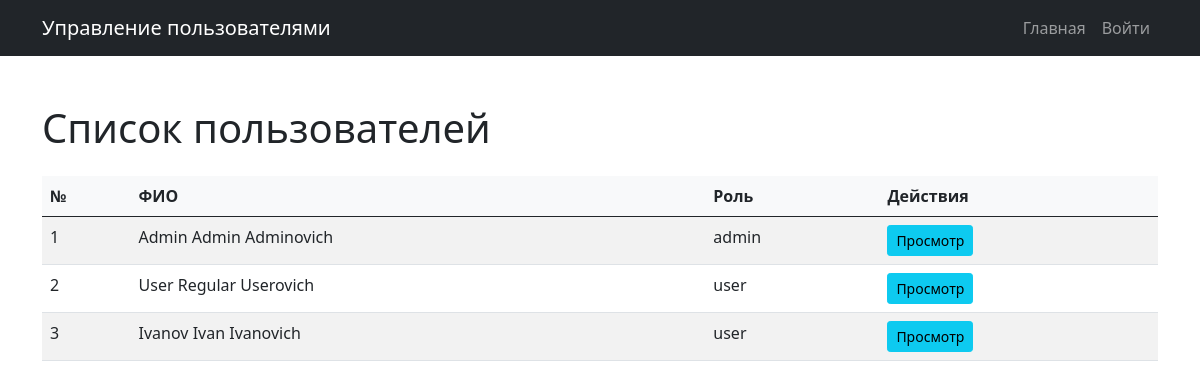
The page / on the database its author committed.
### tables this page shows
CREATE TABLE users (
            id INTEGER PRIMARY KEY AUTOINCREMENT,
            login TEXT NOT NULL UNIQUE,
            password_hash TEXT NOT NULL,
            last_name TEXT,
            first_name TEXT NOT NULL,
            middle_name TEXT,
            role_id INTEGER,
            created_at TIMESTAMP DEFAULT CURRENT_TIMESTAMP,
            FOREIGN KEY (role_id) REFERENCES roles (id)
        );

CREATE TABLE roles (
            id INTEGER PRIMARY KEY AUTOINCREMENT,
            name TEXT NOT NULL UNIQUE,
            description TEXT
        );

### app.py (the view)
@app.route('/')
def index():
    users = models.get_all_users()
    return render_template('index.html', users=users)

### app.py (called while the page is built)
@app.before_request
def log_visit():
    if request.endpoint and not request.endpoint.startswith('static'):
        path = request.path
        user_id = current_user.id if current_user.is_authenticated else None
        models.add_visit_log(path, user_id)

@app.context_processor
def utility_processor():
    user_data = None
    user_role = None
    if current_user.is_authenticated:
        user_data = models.get_user_by_id(current_user.id)
        user_role = user_data['role_name'] if user_data else None
    return {
        'is_authenticated': current_user.is_authenticated,
        'user_role': user_role,
        'current_user_id': current_user.id if current_user.is_authenticated else None
    }

### models.py (called while the page is built)
def get_db():
    conn = sqlite3.connect(DATABASE)
    conn.row_factory = sqlite3.Row
    return conn

def get_all_users():
    conn = get_db()
    users = conn.execute('''
        SELECT u.*, r.name as role_name
        FROM users u
        LEFT JOIN roles r ON u.role_id = r.id
        ORDER BY u.id
    ''').fetchall()
    conn.close()
    return users

def add_visit_log(path, user_id):
    conn = get_db()
    cursor = conn.cursor()
    try:
        cursor.execute('''
            INSERT INTO visit_logs (path, user_id)
            VALUES (?, ?)
        ''', (path, user_id))
        conn.commit()
        return True, None
    except Exception as e:
        return False, str(e)
    finally:
        conn.close()

### templates/index.html (shortened to what this page needs)
{% extends 'base.html' %}
{% block content %}
<h1 class="my-4">Список пользователей</h1>
<div class="table-responsive">
    <table class="table table-striped table-hover">
        <thead>
            <tr>
                <th>№</th>
                <th>ФИО</th>
                <th>Роль</th>
                <th>Действия</th>
            </tr>
        </thead>
        <tbody>
            {% for user in users %}
            <tr>
                <td>{{ loop.index }}</td>
                <td>
                    {{ user.last_name or '' }} {{ user.first_name }} {{ user.middle_name or '' }}
                </td>
                <td>{{ user.role_name or 'Не назначена' }}</td>
                <td>
                    <a href="{{ url_for('user_view', user_id=user.id) }}" class="btn btn-sm btn-info">Просмотр</a>
                </td>
            </tr>
            {% endfor %}
        </tbody>
    </table>
</div>
{% endblock %}

### static/styles.css (style rules this page uses)
body { min-height: 100vh; display: flex; flex-direction: column; }
.table th { background-color: #f8f9fa; }

### rows shown on the page
users: last_name "Admin", first_name "Admin", middle_name "Adminovich", name "admin"
users: last_name "User", first_name "Regular", middle_name "Userovich", name "user"
users: last_name "Ivanov", first_name "Ivan", middle_name "Ivanovich", name "user"
